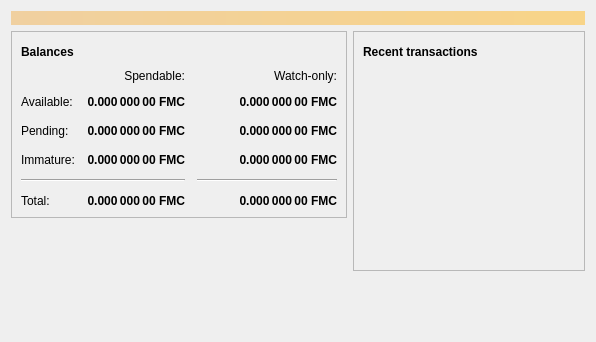
<?xml version="1.0" encoding="UTF-8"?>
<ui version="4.0">
 <class>OverviewPage</class>
 <widget class="QWidget" name="OverviewPage">
  <property name="geometry">
   <rect>
    <x>0</x>
    <y>0</y>
    <width>596</width>
    <height>342</height>
   </rect>
  </property>
  <property name="windowTitle">
   <string>Form</string>
  </property>
  <layout class="QVBoxLayout" name="topLayout">
   <item>
    <widget class="QLabel" name="labelAlerts">
     <property name="visible">
      <bool>false</bool>
     </property>
     <property name="styleSheet">
      <string notr="true">QLabel { background-color: qlineargradient(x1: 0, y1: 0, x2: 1, y2: 0, stop:0 #F0D0A0, stop:1 #F8D488); color:#000000; }</string>
     </property>
     <property name="wordWrap">
      <bool>true</bool>
     </property>
     <property name="margin">
      <number>3</number>
     </property>
     <property name="textInteractionFlags">
      <set>Qt::TextSelectableByMouse</set>
     </property>
    </widget>
   </item>
   <item>
    <layout class="QHBoxLayout" name="horizontalLayout" stretch="1,1">
     <item>
      <layout class="QVBoxLayout" name="verticalLayout_2">
       <item>
        <widget class="QFrame" name="frame">
         <property name="frameShape">
          <enum>QFrame::StyledPanel</enum>
         </property>
         <property name="frameShadow">
          <enum>QFrame::Raised</enum>
         </property>
         <layout class="QVBoxLayout" name="verticalLayout_4">
          <item>
           <layout class="QHBoxLayout" name="horizontalLayout_4">
            <item>
             <widget class="QLabel" name="label_5">
              <property name="font">
               <font>
                <weight>75</weight>
                <bold>true</bold>
               </font>
              </property>
              <property name="text">
               <string>Balances</string>
              </property>
             </widget>
            </item>
            <item>
             <widget class="QPushButton" name="labelWalletStatus">
              <property name="enabled">
               <bool>true</bool>
              </property>
              <property name="maximumSize">
               <size>
                <width>30</width>
                <height>16777215</height>
               </size>
              </property>
              <property name="toolTip">
               <string>The displayed information may be out of date. Your wallet automatically synchronizes with the Farmcoin network after a connection is established, but this process has not completed yet.</string>
              </property>
              <property name="text">
               <string/>
              </property>
              <property name="icon">
               <iconset resource="../farmcoin.qrc">
                <normaloff>:/icons/warning</normaloff>
                <disabledoff>:/icons/warning</disabledoff>:/icons/warning</iconset>
              </property>
              <property name="iconSize">
               <size>
                <width>24</width>
                <height>24</height>
               </size>
              </property>
              <property name="flat">
               <bool>true</bool>
              </property>
             </widget>
            </item>
            <item>
             <spacer name="horizontalSpacer_3">
              <property name="orientation">
               <enum>Qt::Horizontal</enum>
              </property>
              <property name="sizeHint" stdset="0">
               <size>
                <width>40</width>
                <height>20</height>
               </size>
              </property>
             </spacer>
            </item>
           </layout>
          </item>
          <item>
           <layout class="QGridLayout" name="gridLayout">
            <property name="spacing">
             <number>12</number>
            </property>
            <item row="2" column="2">
             <widget class="QLabel" name="labelWatchPending">
              <property name="font">
               <font>
                <weight>75</weight>
                <bold>true</bold>
               </font>
              </property>
              <property name="cursor">
               <cursorShape>IBeamCursor</cursorShape>
              </property>
              <property name="toolTip">
               <string>Unconfirmed transactions to watch-only addresses</string>
              </property>
              <property name="text">
               <string notr="true">0.000 000 00 FMC</string>
              </property>
              <property name="alignment">
               <set>Qt::AlignRight|Qt::AlignTrailing|Qt::AlignVCenter</set>
              </property>
              <property name="textInteractionFlags">
               <set>Qt::LinksAccessibleByMouse|Qt::TextSelectableByKeyboard|Qt::TextSelectableByMouse</set>
              </property>
             </widget>
            </item>
            <item row="2" column="1">
             <widget class="QLabel" name="labelUnconfirmed">
              <property name="font">
               <font>
                <weight>75</weight>
                <bold>true</bold>
               </font>
              </property>
              <property name="cursor">
               <cursorShape>IBeamCursor</cursorShape>
              </property>
              <property name="toolTip">
               <string>Total of transactions that have yet to be confirmed, and do not yet count toward the spendable balance</string>
              </property>
              <property name="text">
               <string notr="true">0.000 000 00 FMC</string>
              </property>
              <property name="alignment">
               <set>Qt::AlignRight|Qt::AlignTrailing|Qt::AlignVCenter</set>
              </property>
              <property name="textInteractionFlags">
               <set>Qt::LinksAccessibleByMouse|Qt::TextSelectableByKeyboard|Qt::TextSelectableByMouse</set>
              </property>
             </widget>
            </item>
            <item row="3" column="2">
             <widget class="QLabel" name="labelWatchImmature">
              <property name="font">
               <font>
                <weight>75</weight>
                <bold>true</bold>
               </font>
              </property>
              <property name="cursor">
               <cursorShape>IBeamCursor</cursorShape>
              </property>
              <property name="toolTip">
               <string>Mined balance in watch-only addresses that has not yet matured</string>
              </property>
              <property name="text">
               <string notr="true">0.000 000 00 FMC</string>
              </property>
              <property name="alignment">
               <set>Qt::AlignRight|Qt::AlignTrailing|Qt::AlignVCenter</set>
              </property>
              <property name="textInteractionFlags">
               <set>Qt::LinksAccessibleByMouse|Qt::TextSelectableByKeyboard|Qt::TextSelectableByMouse</set>
              </property>
             </widget>
            </item>
            <item row="4" column="0" colspan="2">
             <widget class="Line" name="line">
              <property name="orientation">
               <enum>Qt::Horizontal</enum>
              </property>
             </widget>
            </item>
            <item row="4" column="2">
             <widget class="Line" name="lineWatchBalance">
              <property name="sizePolicy">
               <sizepolicy hsizetype="Preferred" vsizetype="Fixed">
                <horstretch>0</horstretch>
                <verstretch>0</verstretch>
               </sizepolicy>
              </property>
              <property name="minimumSize">
               <size>
                <width>140</width>
                <height>0</height>
               </size>
              </property>
              <property name="orientation">
               <enum>Qt::Horizontal</enum>
              </property>
             </widget>
            </item>
            <item row="5" column="0">
             <widget class="QLabel" name="labelTotalText">
              <property name="text">
               <string>Total:</string>
              </property>
             </widget>
            </item>
            <item row="3" column="1">
             <widget class="QLabel" name="labelImmature">
              <property name="font">
               <font>
                <weight>75</weight>
                <bold>true</bold>
               </font>
              </property>
              <property name="cursor">
               <cursorShape>IBeamCursor</cursorShape>
              </property>
              <property name="toolTip">
               <string>Mined balance that has not yet matured</string>
              </property>
              <property name="text">
               <string notr="true">0.000 000 00 FMC</string>
              </property>
              <property name="alignment">
               <set>Qt::AlignRight|Qt::AlignTrailing|Qt::AlignVCenter</set>
              </property>
              <property name="textInteractionFlags">
               <set>Qt::LinksAccessibleByMouse|Qt::TextSelectableByKeyboard|Qt::TextSelectableByMouse</set>
              </property>
             </widget>
            </item>
            <item row="2" column="3">
             <spacer name="horizontalSpacer_2">
              <property name="orientation">
               <enum>Qt::Horizontal</enum>
              </property>
              <property name="sizeHint" stdset="0">
               <size>
                <width>40</width>
                <height>20</height>
               </size>
              </property>
             </spacer>
            </item>
            <item row="3" column="0">
             <widget class="QLabel" name="labelImmatureText">
              <property name="text">
               <string>Immature:</string>
              </property>
             </widget>
            </item>
            <item row="5" column="1">
             <widget class="QLabel" name="labelTotal">
              <property name="font">
               <font>
                <weight>75</weight>
                <bold>true</bold>
               </font>
              </property>
              <property name="cursor">
               <cursorShape>IBeamCursor</cursorShape>
              </property>
              <property name="toolTip">
               <string>Your current total balance</string>
              </property>
              <property name="text">
               <string notr="true">0.000 000 00 FMC</string>
              </property>
              <property name="alignment">
               <set>Qt::AlignRight|Qt::AlignTrailing|Qt::AlignVCenter</set>
              </property>
              <property name="textInteractionFlags">
               <set>Qt::LinksAccessibleByMouse|Qt::TextSelectableByKeyboard|Qt::TextSelectableByMouse</set>
              </property>
             </widget>
            </item>
            <item row="5" column="2">
             <widget class="QLabel" name="labelWatchTotal">
              <property name="font">
               <font>
                <weight>75</weight>
                <bold>true</bold>
               </font>
              </property>
              <property name="cursor">
               <cursorShape>IBeamCursor</cursorShape>
              </property>
              <property name="toolTip">
               <string>Current total balance in watch-only addresses</string>
              </property>
              <property name="text">
               <string notr="true">0.000 000 00 FMC</string>
              </property>
              <property name="alignment">
               <set>Qt::AlignRight|Qt::AlignTrailing|Qt::AlignVCenter</set>
              </property>
              <property name="textInteractionFlags">
               <set>Qt::LinksAccessibleByMouse|Qt::TextSelectableByKeyboard|Qt::TextSelectableByMouse</set>
              </property>
             </widget>
            </item>
            <item row="0" column="2">
             <widget class="QLabel" name="labelWatchonly">
              <property name="text">
               <string>Watch-only:</string>
              </property>
              <property name="alignment">
               <set>Qt::AlignRight|Qt::AlignTrailing|Qt::AlignVCenter</set>
              </property>
             </widget>
            </item>
            <item row="1" column="0">
             <widget class="QLabel" name="labelBalanceText">
              <property name="text">
               <string>Available:</string>
              </property>
             </widget>
            </item>
            <item row="1" column="1">
             <widget class="QLabel" name="labelBalance">
              <property name="font">
               <font>
                <weight>75</weight>
                <bold>true</bold>
               </font>
              </property>
              <property name="cursor">
               <cursorShape>IBeamCursor</cursorShape>
              </property>
              <property name="toolTip">
               <string>Your current spendable balance</string>
              </property>
              <property name="text">
               <string notr="true">0.000 000 00 FMC</string>
              </property>
              <property name="alignment">
               <set>Qt::AlignRight|Qt::AlignTrailing|Qt::AlignVCenter</set>
              </property>
              <property name="textInteractionFlags">
               <set>Qt::LinksAccessibleByMouse|Qt::TextSelectableByKeyboard|Qt::TextSelectableByMouse</set>
              </property>
             </widget>
            </item>
            <item row="1" column="2">
             <widget class="QLabel" name="labelWatchAvailable">
              <property name="font">
               <font>
                <weight>75</weight>
                <bold>true</bold>
               </font>
              </property>
              <property name="cursor">
               <cursorShape>IBeamCursor</cursorShape>
              </property>
              <property name="toolTip">
               <string>Your current balance in watch-only addresses</string>
              </property>
              <property name="text">
               <string notr="true">0.000 000 00 FMC</string>
              </property>
              <property name="alignment">
               <set>Qt::AlignRight|Qt::AlignTrailing|Qt::AlignVCenter</set>
              </property>
              <property name="textInteractionFlags">
               <set>Qt::LinksAccessibleByMouse|Qt::TextSelectableByKeyboard|Qt::TextSelectableByMouse</set>
              </property>
             </widget>
            </item>
            <item row="2" column="0">
             <widget class="QLabel" name="labelPendingText">
              <property name="text">
               <string>Pending:</string>
              </property>
             </widget>
            </item>
            <item row="0" column="1">
             <widget class="QLabel" name="labelSpendable">
              <property name="text">
               <string>Spendable:</string>
              </property>
              <property name="alignment">
               <set>Qt::AlignRight|Qt::AlignTrailing|Qt::AlignVCenter</set>
              </property>
             </widget>
            </item>
           </layout>
          </item>
         </layout>
        </widget>
       </item>
       <item>
        <spacer name="verticalSpacer">
         <property name="orientation">
          <enum>Qt::Vertical</enum>
         </property>
         <property name="sizeHint" stdset="0">
          <size>
           <width>20</width>
           <height>40</height>
          </size>
         </property>
        </spacer>
       </item>
      </layout>
     </item>
     <item>
      <layout class="QVBoxLayout" name="verticalLayout_3">
       <item>
        <widget class="QFrame" name="frame_2">
         <property name="frameShape">
          <enum>QFrame::StyledPanel</enum>
         </property>
         <property name="frameShadow">
          <enum>QFrame::Raised</enum>
         </property>
         <layout class="QVBoxLayout" name="verticalLayout">
          <item>
           <layout class="QHBoxLayout" name="horizontalLayout_2">
            <item>
             <widget class="QLabel" name="label_4">
              <property name="font">
               <font>
                <weight>75</weight>
                <bold>true</bold>
               </font>
              </property>
              <property name="text">
               <string>Recent transactions</string>
              </property>
             </widget>
            </item>
            <item>
             <widget class="QPushButton" name="labelTransactionsStatus">
              <property name="enabled">
               <bool>true</bool>
              </property>
              <property name="maximumSize">
               <size>
                <width>30</width>
                <height>16777215</height>
               </size>
              </property>
              <property name="toolTip">
               <string>The displayed information may be out of date. Your wallet automatically synchronizes with the Farmcoin network after a connection is established, but this process has not completed yet.</string>
              </property>
              <property name="text">
               <string/>
              </property>
              <property name="icon">
               <iconset resource="../farmcoin.qrc">
                <normaloff>:/icons/warning</normaloff>
                <disabledoff>:/icons/warning</disabledoff>:/icons/warning</iconset>
              </property>
              <property name="iconSize">
               <size>
                <width>24</width>
                <height>24</height>
               </size>
              </property>
              <property name="flat">
               <bool>true</bool>
              </property>
             </widget>
            </item>
            <item>
             <spacer name="horizontalSpacer">
              <property name="orientation">
               <enum>Qt::Horizontal</enum>
              </property>
              <property name="sizeHint" stdset="0">
               <size>
                <width>40</width>
                <height>20</height>
               </size>
              </property>
             </spacer>
            </item>
           </layout>
          </item>
          <item>
           <widget class="QListView" name="listTransactions">
            <property name="styleSheet">
             <string notr="true">QListView { background: transparent; }</string>
            </property>
            <property name="frameShape">
             <enum>QFrame::NoFrame</enum>
            </property>
            <property name="verticalScrollBarPolicy">
             <enum>Qt::ScrollBarAlwaysOff</enum>
            </property>
            <property name="horizontalScrollBarPolicy">
             <enum>Qt::ScrollBarAlwaysOff</enum>
            </property>
            <property name="selectionMode">
             <enum>QAbstractItemView::NoSelection</enum>
            </property>
           </widget>
          </item>
         </layout>
        </widget>
       </item>
       <item>
        <spacer name="verticalSpacer_2">
         <property name="orientation">
          <enum>Qt::Vertical</enum>
         </property>
         <property name="sizeHint" stdset="0">
          <size>
           <width>20</width>
           <height>40</height>
          </size>
         </property>
        </spacer>
       </item>
      </layout>
     </item>
    </layout>
   </item>
  </layout>
 </widget>
 <resources/>
 <connections/>
</ui>
